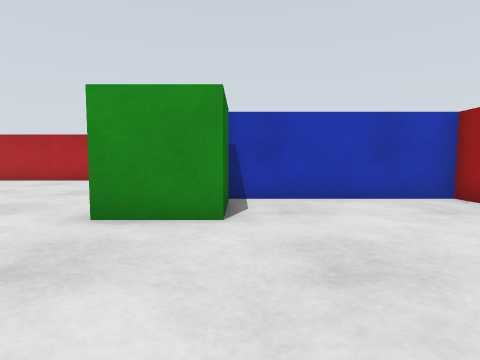
[1] (above)

22 first-person views from a walk through a world built for the Gazebo simulator. The camera is 0.18 m above the floor, tilts 4° down and sees 80° across. The floor is counted in squares, 0.2 m on a side. Each view is taken from the middle of a square. On the plan, view 1 faces up. The plan holds only what a view shows up to about 11 squares ahead; the rest is blank.

[2]
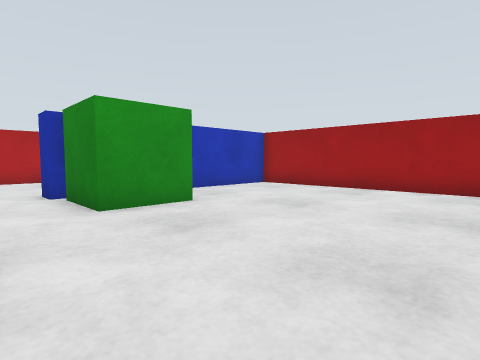

[3]
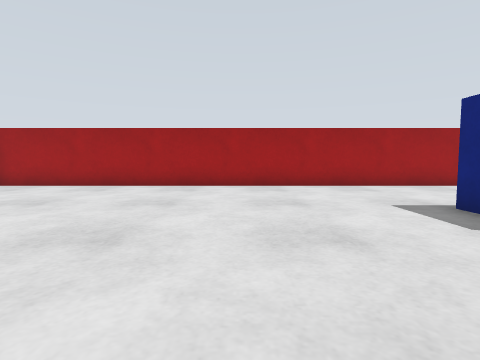

[4]
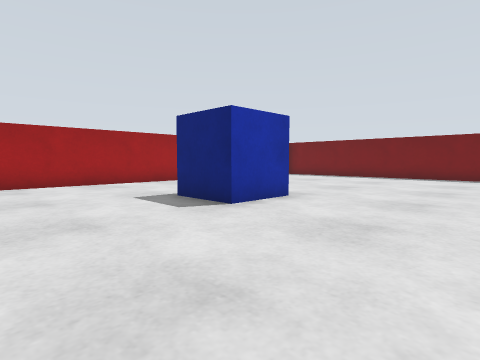

[5]
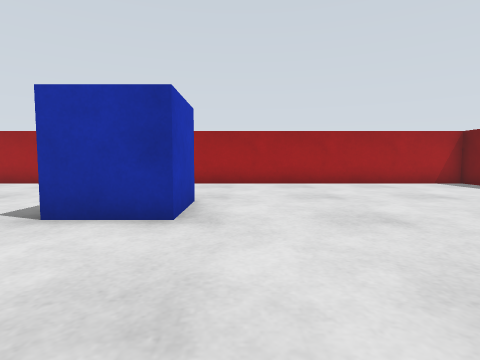

[6]
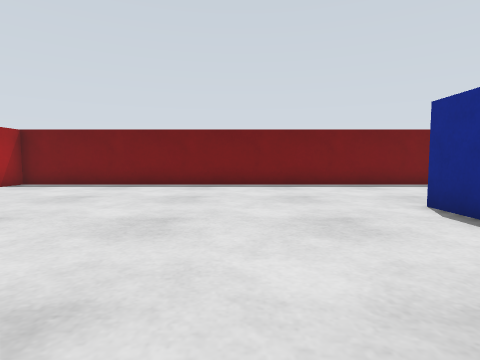

[7]
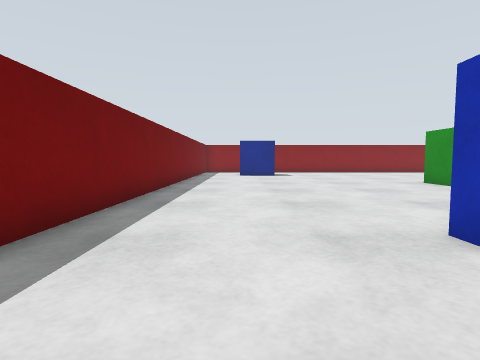

[8]
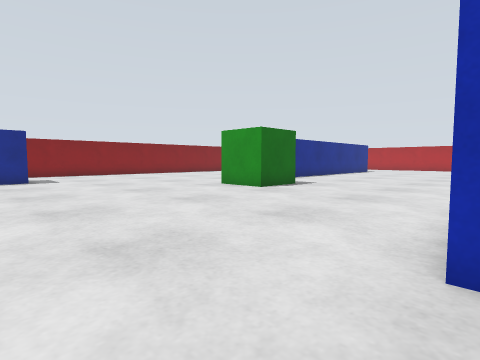

[9]
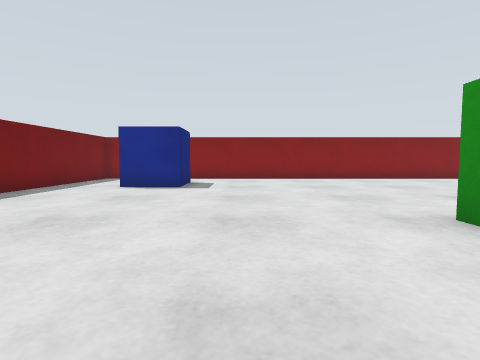

[10]
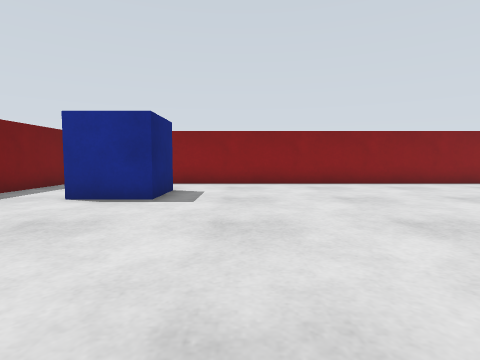

[11]
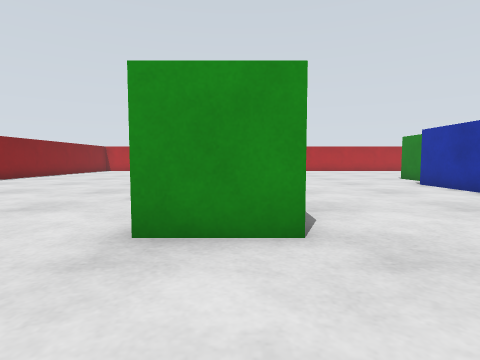

[12]
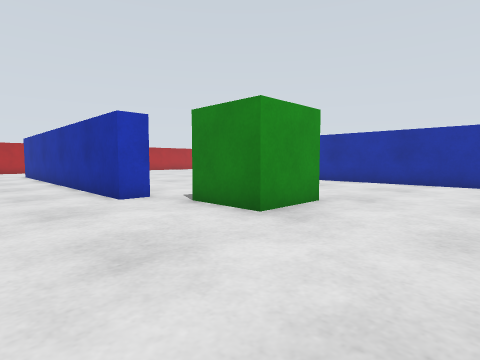

[13]
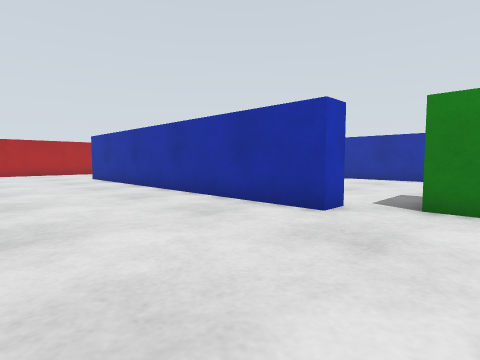

[14]
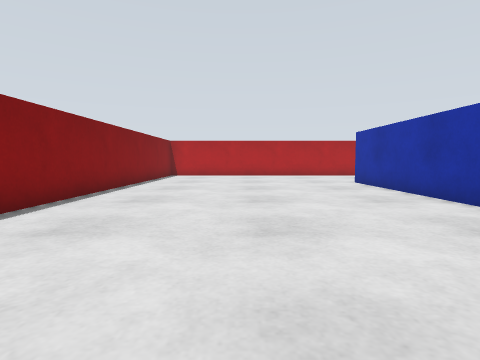

[15]
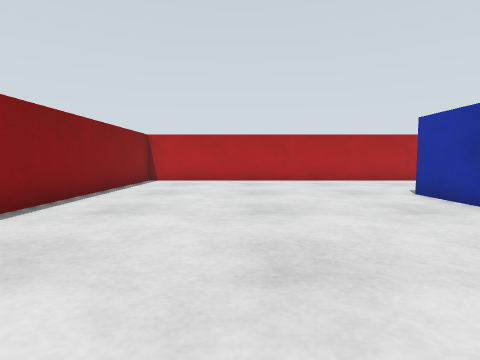

[16]
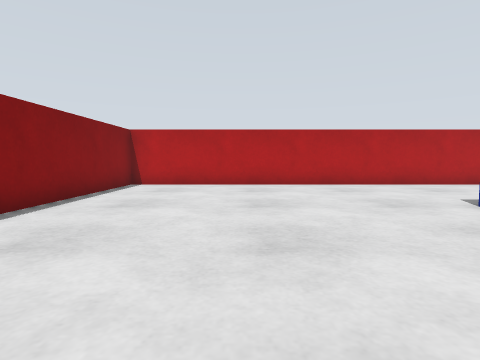

[17]
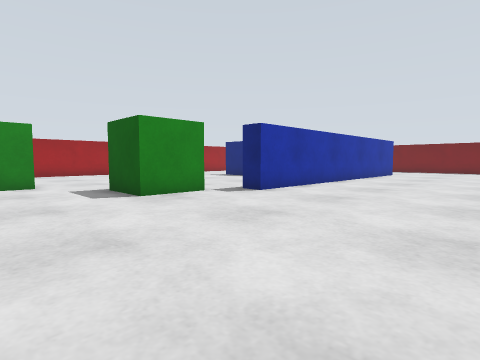

[18]
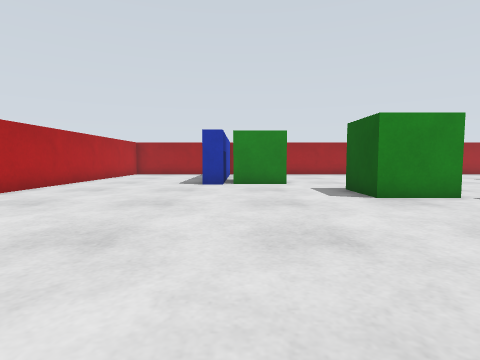

[19]
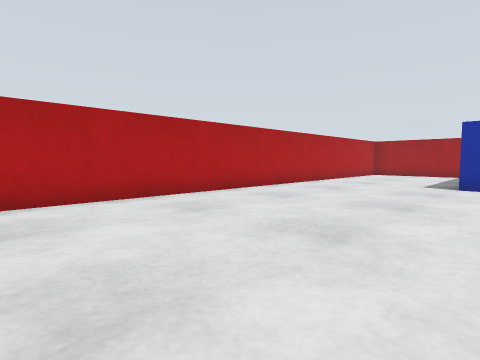

[20]
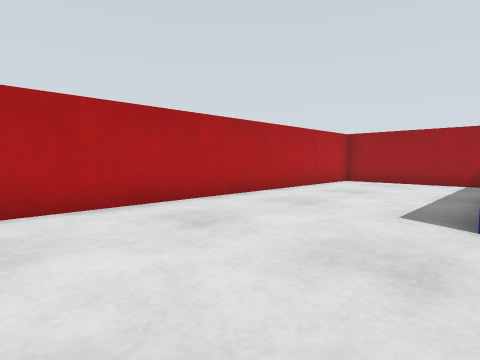

[21]
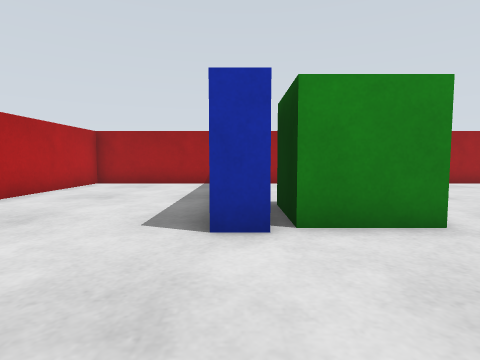

[22]
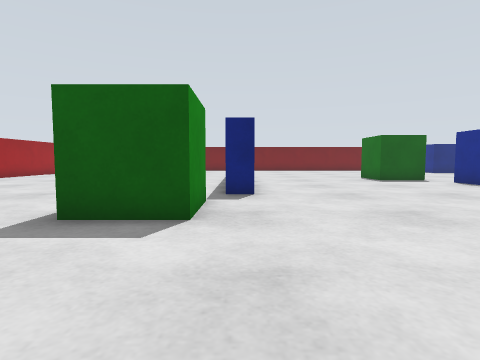

### Floor plan
Points are (right, up) in squares from view 1. A wall is a line through its corners. A room is listed if a view was taken in it or the views show most of it. See-through windows are left out.
Room 1 (views 1, 2, 3, 4, 5, 6, 7, 8, 9, 10, 11, 12, 13, 14, 15, 16, 17, 18, 19, 20, 21, 22)
walls: (-7.4, -4) (-7.4, -0.5) (-6.6, -0.5); (-15.6, -3.2) (-15.6, -4.1); (-15.5, -4.5) (-16.4, -4.5) (-16.4, 7.5); (-7.4, -10) (-7.4, -6.9); (-6.6, -11.2) (-6.6, -12.5) (-7.4, -12.5); (-2.5, 6.5) (-2.5, 7.4); (-25, -1.8) (-25, -13.6); (-15, -17.5) (5, -17.5) (5, 6.6) (-0.2, 6.6); (5, 8) (5, 12.5) (-25, 12.5) (-25, 0.6); (-24.6, -17.5) (-18.6, -17.5)
objects: pillar (-22, -15) to (-21, -13); green box (-15, -8) to (-13, -6); green box (-6, 1) to (-4, 3); pillar (-2, -8) to (0, -6); green box (-2, 4) to (0, 6)

Positions as (right, up) in squares from view 1, and headings:
1: (0, 0), facing up
2: (-4, -1), facing up-right
3: (-5, -2), facing right
4: (-6, -2), facing down-right
5: (-6, -9), facing right
6: (-3, -7), facing down
7: (-4, -15), facing left
8: (-7, -15), facing up-left
9: (-11, -11), facing left
10: (-14, -11), facing left
11: (-14, -11), facing up
12: (-19, -11), facing up-right
13: (-21, -7), facing up-right
14: (-21, -4), facing up
15: (-21, 0), facing up
16: (-21, 2), facing up
17: (-13, 6), facing down-right
18: (-13, 6), facing right
19: (-13, 6), facing up-right
20: (-7, 7), facing up-right
21: (-6, 7), facing right
22: (-7, 7), facing down
